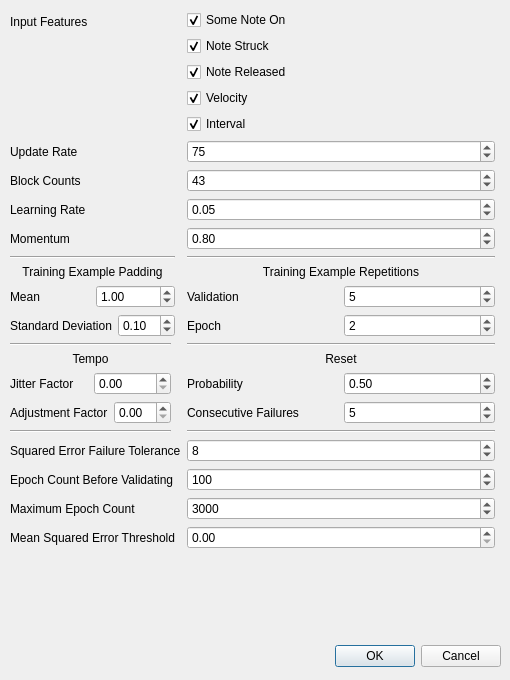
<?xml version="1.0" encoding="UTF-8"?>
<ui version="4.0">
 <class>Dialog</class>
 <widget class="QDialog" name="Dialog">
  <property name="geometry">
   <rect>
    <x>0</x>
    <y>0</y>
    <width>510</width>
    <height>680</height>
   </rect>
  </property>
  <property name="windowTitle">
   <string>Dialog</string>
  </property>
  <widget class="QDialogButtonBox" name="buttonBox">
   <property name="geometry">
    <rect>
     <x>160</x>
     <y>640</y>
     <width>341</width>
     <height>32</height>
    </rect>
   </property>
   <property name="orientation">
    <enum>Qt::Horizontal</enum>
   </property>
   <property name="standardButtons">
    <set>QDialogButtonBox::Cancel|QDialogButtonBox::Ok</set>
   </property>
  </widget>
  <widget class="QWidget" name="formLayoutWidget">
   <property name="geometry">
    <rect>
     <x>10</x>
     <y>10</y>
     <width>485</width>
     <height>637</height>
    </rect>
   </property>
   <layout class="QFormLayout" name="formLayout">
    <item row="0" column="0">
     <widget class="QLabel" name="label">
      <property name="text">
       <string>Input Features</string>
      </property>
     </widget>
    </item>
    <item row="0" column="1">
     <layout class="QVBoxLayout" name="verticalLayout_3">
      <item>
       <widget class="QCheckBox" name="checkBox_6">
        <property name="toolTip">
         <string>Any note is currently playing</string>
        </property>
        <property name="toolTipDuration">
         <number>1</number>
        </property>
        <property name="whatsThis">
         <string>Any note is currently playing</string>
        </property>
        <property name="text">
         <string>Some Note On</string>
        </property>
        <property name="checked">
         <bool>true</bool>
        </property>
       </widget>
      </item>
      <item>
       <widget class="QCheckBox" name="checkBox_7">
        <property name="text">
         <string>Note Struck</string>
        </property>
        <property name="checked">
         <bool>true</bool>
        </property>
       </widget>
      </item>
      <item>
       <widget class="QCheckBox" name="checkBox_8">
        <property name="text">
         <string>Note Released</string>
        </property>
        <property name="checked">
         <bool>true</bool>
        </property>
       </widget>
      </item>
      <item>
       <widget class="QCheckBox" name="checkBox_9">
        <property name="text">
         <string>Velocity</string>
        </property>
        <property name="checked">
         <bool>true</bool>
        </property>
       </widget>
      </item>
      <item>
       <widget class="QCheckBox" name="checkBox_10">
        <property name="text">
         <string>Interval</string>
        </property>
        <property name="checked">
         <bool>true</bool>
        </property>
       </widget>
      </item>
     </layout>
    </item>
    <item row="1" column="0">
     <widget class="QLabel" name="label_2">
      <property name="toolTip">
       <string>&lt;html&gt;&lt;head/&gt;&lt;body&gt;&lt;p&gt;&lt;span style=&quot; color:#000000;&quot;&gt;The number of times per &lt;/span&gt;&lt;span style=&quot; font-family:'Droid Sans Mono','monospace','monospace'; font-size:14px; color:#000000;&quot;&gt;second the input is passed through the neural network and the controller values are re-calculated&lt;/span&gt;&lt;/p&gt;&lt;/body&gt;&lt;/html&gt;</string>
      </property>
      <property name="text">
       <string>Update Rate</string>
      </property>
     </widget>
    </item>
    <item row="1" column="1">
     <widget class="QSpinBox" name="spinBox">
      <property name="minimum">
       <number>1</number>
      </property>
      <property name="value">
       <number>75</number>
      </property>
     </widget>
    </item>
    <item row="2" column="0">
     <widget class="QLabel" name="label_3">
      <property name="text">
       <string>Block Counts</string>
      </property>
     </widget>
    </item>
    <item row="2" column="1">
     <widget class="QSpinBox" name="spinBox_2">
      <property name="value">
       <number>43</number>
      </property>
     </widget>
    </item>
    <item row="3" column="0">
     <widget class="QLabel" name="label_4">
      <property name="text">
       <string>Learning Rate</string>
      </property>
     </widget>
    </item>
    <item row="3" column="1">
     <widget class="QDoubleSpinBox" name="doubleSpinBox">
      <property name="value">
       <double>0.050000000000000</double>
      </property>
     </widget>
    </item>
    <item row="4" column="0">
     <widget class="QLabel" name="label_5">
      <property name="text">
       <string>Momentum</string>
      </property>
     </widget>
    </item>
    <item row="4" column="1">
     <widget class="QDoubleSpinBox" name="doubleSpinBox_2">
      <property name="value">
       <double>0.800000000000000</double>
      </property>
     </widget>
    </item>
    <item row="5" column="0">
     <layout class="QVBoxLayout" name="verticalLayout_4">
      <item>
       <widget class="Line" name="line_4">
        <property name="orientation">
         <enum>Qt::Horizontal</enum>
        </property>
       </widget>
      </item>
      <item>
       <widget class="QLabel" name="label_6">
        <property name="text">
         <string>&lt;html&gt;&lt;head/&gt;&lt;body&gt;&lt;p align=&quot;center&quot;&gt;Training Example Padding&lt;/p&gt;&lt;/body&gt;&lt;/html&gt;</string>
        </property>
       </widget>
      </item>
      <item>
       <layout class="QHBoxLayout" name="horizontalLayout">
        <item>
         <widget class="QLabel" name="label_8">
          <property name="text">
           <string>Mean</string>
          </property>
         </widget>
        </item>
        <item>
         <widget class="QDoubleSpinBox" name="doubleSpinBox_3">
          <property name="value">
           <double>1.000000000000000</double>
          </property>
         </widget>
        </item>
       </layout>
      </item>
      <item>
       <layout class="QHBoxLayout" name="horizontalLayout_6">
        <item>
         <widget class="QLabel" name="label_9">
          <property name="text">
           <string>Standard Deviation</string>
          </property>
         </widget>
        </item>
        <item>
         <widget class="QDoubleSpinBox" name="doubleSpinBox_4">
          <property name="value">
           <double>0.100000000000000</double>
          </property>
         </widget>
        </item>
       </layout>
      </item>
     </layout>
    </item>
    <item row="5" column="1">
     <layout class="QVBoxLayout" name="verticalLayout_5">
      <item>
       <widget class="Line" name="line">
        <property name="orientation">
         <enum>Qt::Horizontal</enum>
        </property>
       </widget>
      </item>
      <item>
       <widget class="QLabel" name="label_7">
        <property name="text">
         <string>&lt;html&gt;&lt;head/&gt;&lt;body&gt;&lt;p align=&quot;center&quot;&gt;Training Example Repetitions&lt;/p&gt;&lt;/body&gt;&lt;/html&gt;</string>
        </property>
       </widget>
      </item>
      <item>
       <layout class="QHBoxLayout" name="horizontalLayout_9">
        <item>
         <widget class="QLabel" name="label_11">
          <property name="text">
           <string>Validation</string>
          </property>
         </widget>
        </item>
        <item>
         <widget class="QSpinBox" name="spinBox_4">
          <property name="value">
           <number>5</number>
          </property>
         </widget>
        </item>
       </layout>
      </item>
      <item>
       <layout class="QHBoxLayout" name="horizontalLayout_2">
        <item>
         <widget class="QLabel" name="label_10">
          <property name="text">
           <string>Epoch</string>
          </property>
         </widget>
        </item>
        <item>
         <widget class="QSpinBox" name="spinBox_3">
          <property name="value">
           <number>2</number>
          </property>
         </widget>
        </item>
       </layout>
      </item>
     </layout>
    </item>
    <item row="6" column="0">
     <layout class="QVBoxLayout" name="verticalLayout_7">
      <item>
       <widget class="Line" name="line_3">
        <property name="orientation">
         <enum>Qt::Horizontal</enum>
        </property>
       </widget>
      </item>
      <item>
       <widget class="QLabel" name="label_12">
        <property name="text">
         <string>&lt;html&gt;&lt;head/&gt;&lt;body&gt;&lt;p align=&quot;center&quot;&gt;Tempo&lt;/p&gt;&lt;/body&gt;&lt;/html&gt;</string>
        </property>
       </widget>
      </item>
      <item>
       <layout class="QHBoxLayout" name="horizontalLayout_13">
        <item>
         <widget class="QLabel" name="label_14">
          <property name="text">
           <string>Jitter Factor</string>
          </property>
         </widget>
        </item>
        <item>
         <widget class="QDoubleSpinBox" name="doubleSpinBox_6"/>
        </item>
       </layout>
      </item>
      <item>
       <layout class="QHBoxLayout" name="horizontalLayout_11">
        <item>
         <widget class="QLabel" name="label_13">
          <property name="text">
           <string>Adjustment Factor</string>
          </property>
         </widget>
        </item>
        <item>
         <widget class="QDoubleSpinBox" name="doubleSpinBox_5"/>
        </item>
       </layout>
      </item>
      <item>
       <widget class="Line" name="line_6">
        <property name="orientation">
         <enum>Qt::Horizontal</enum>
        </property>
       </widget>
      </item>
     </layout>
    </item>
    <item row="6" column="1">
     <layout class="QVBoxLayout" name="verticalLayout_8">
      <item>
       <widget class="Line" name="line_2">
        <property name="orientation">
         <enum>Qt::Horizontal</enum>
        </property>
       </widget>
      </item>
      <item>
       <widget class="QLabel" name="label_15">
        <property name="text">
         <string>&lt;html&gt;&lt;head/&gt;&lt;body&gt;&lt;p align=&quot;center&quot;&gt;Reset&lt;/p&gt;&lt;/body&gt;&lt;/html&gt;</string>
        </property>
       </widget>
      </item>
      <item>
       <layout class="QHBoxLayout" name="horizontalLayout_16">
        <item>
         <widget class="QLabel" name="label_18">
          <property name="text">
           <string>Probability</string>
          </property>
         </widget>
        </item>
        <item>
         <widget class="QDoubleSpinBox" name="doubleSpinBox_8">
          <property name="value">
           <double>0.500000000000000</double>
          </property>
         </widget>
        </item>
       </layout>
      </item>
      <item>
       <layout class="QHBoxLayout" name="horizontalLayout_15"/>
      </item>
      <item>
       <layout class="QHBoxLayout" name="horizontalLayout_14">
        <item>
         <widget class="QLabel" name="label_20">
          <property name="text">
           <string>Consecutive Failures</string>
          </property>
         </widget>
        </item>
        <item>
         <widget class="QSpinBox" name="spinBox_7">
          <property name="value">
           <number>5</number>
          </property>
         </widget>
        </item>
       </layout>
      </item>
      <item>
       <widget class="Line" name="line_7">
        <property name="orientation">
         <enum>Qt::Horizontal</enum>
        </property>
       </widget>
      </item>
     </layout>
    </item>
    <item row="8" column="0">
     <widget class="QLabel" name="label_21">
      <property name="text">
       <string>Epoch Count Before Validating</string>
      </property>
     </widget>
    </item>
    <item row="8" column="1">
     <widget class="QSpinBox" name="spinBox_8">
      <property name="maximum">
       <number>100000</number>
      </property>
      <property name="value">
       <number>100</number>
      </property>
     </widget>
    </item>
    <item row="9" column="0">
     <widget class="QLabel" name="label_16">
      <property name="text">
       <string>Maximum Epoch Count</string>
      </property>
     </widget>
    </item>
    <item row="9" column="1">
     <widget class="QSpinBox" name="spinBox_5">
      <property name="maximum">
       <number>1000000</number>
      </property>
      <property name="value">
       <number>3000</number>
      </property>
     </widget>
    </item>
    <item row="10" column="0">
     <widget class="QLabel" name="label_17">
      <property name="text">
       <string>Mean Squared Error Threshold</string>
      </property>
     </widget>
    </item>
    <item row="10" column="1">
     <widget class="QDoubleSpinBox" name="doubleSpinBox_7"/>
    </item>
    <item row="7" column="0">
     <widget class="QLabel" name="label_19">
      <property name="text">
       <string>Squared Error Failure Tolerance</string>
      </property>
     </widget>
    </item>
    <item row="7" column="1">
     <widget class="QSpinBox" name="spinBox_6">
      <property name="value">
       <number>8</number>
      </property>
     </widget>
    </item>
   </layout>
  </widget>
 </widget>
 <resources/>
 <connections>
  <connection>
   <sender>buttonBox</sender>
   <signal>accepted()</signal>
   <receiver>Dialog</receiver>
   <slot>accept()</slot>
   <hints>
    <hint type="sourcelabel">
     <x>248</x>
     <y>254</y>
    </hint>
    <hint type="destinationlabel">
     <x>157</x>
     <y>274</y>
    </hint>
   </hints>
  </connection>
  <connection>
   <sender>buttonBox</sender>
   <signal>rejected()</signal>
   <receiver>Dialog</receiver>
   <slot>reject()</slot>
   <hints>
    <hint type="sourcelabel">
     <x>316</x>
     <y>260</y>
    </hint>
    <hint type="destinationlabel">
     <x>286</x>
     <y>274</y>
    </hint>
   </hints>
  </connection>
 </connections>
</ui>
